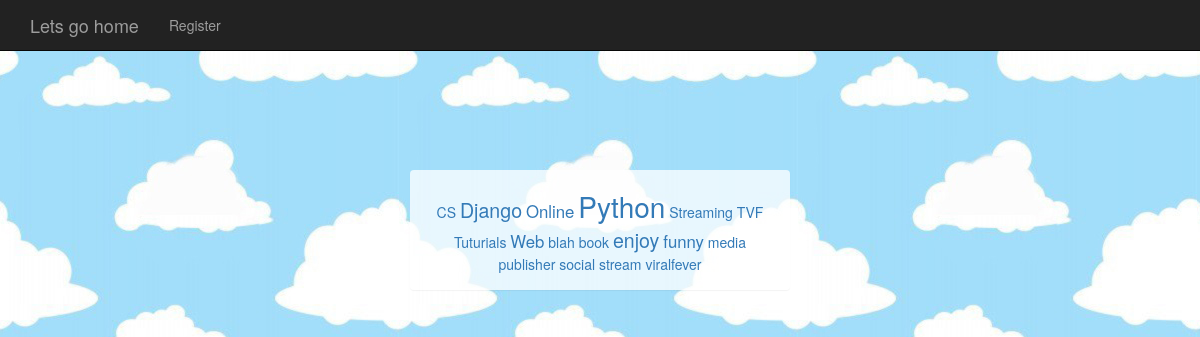
The app's page /tag/ with its own data.
### bookmarks/models.py (models this page shows, shortened)
class Tag(models.Model):
	name=models.CharField(max_length=64,unique=True)
	bookmarks=models.ManyToManyField(Bookmark)

### bookmarks/views.py (the view)
# urls.py: url(r'^tag/$',tag_cloud_page),
def tag_cloud_page(request):
	MAX_WEIGHT=5
	tags=Tag.objects.order_by('name')
	min_count = max_count = tags[0].bookmarks.count()
	for tag in tags:
		tag.count =tag.bookmarks.count()
		if tag.count<min_count:
			min_count=tag.count
		if max_count < tag.count:
			max_count =tag.count
	ranges=float(max_count-min_count)
	if ranges==0.0:
		ranges=1.0
	for tag in tags:
		tag.weight=int(
			MAX_WEIGHT*(tag.count-min_count)/ranges
			)
	variables = RequestContext(request,
		{
		'tags':tags
		})
	return render_to_response('tag_cloud_page.html',variables)

### django_bookmarks/templates/tag_cloud_page.html (shortened to what this page needs)
{% extends "base.html" %}
   {% block content %}
    <div class="row vertical-offset-100">
                        <div class="col-md-4 col-md-offset-4">
                            <div class="panel panel-default">
                                <div class="panel-body">
                                  <center>
                                     {% for tag in tags %}
                                       <a href="/tag/{{ tag.name|urlencode }}/"
                                       class="tag-cloud-{{ tag.weight }}">
                                         {{ tag.name|escape }}</a>
                                    {% endfor %}
                                   </center>
                                </div>
                            </div>
                        </div>
                </div>
   {% endblock %}

### django_bookmarks/templates/base.html (shortened to what this page needs)
{% load staticfiles %}
<!DOCTYPE html>
<html lang="en">
<head>
    <link rel="stylesheet" href="{% static 'bootstrap.min.css' %}" type="text/css">
    <link rel="stylesheet" href="{% static 'parallax.css' %}" type="text/css">
    <link rel="stylesheet" href="{% static 'portfolio-item.css' %}">
    <link rel="stylesheet" href="{% static 'style.css' %}">
</head>
        <body>
            <nav class="navbar navbar-inverse navbar-fixed-top" role="navigation">
                <div class="container">
                    <div class="navbar-header">
                        <a class="navbar-brand" href="/">Lets go home</a>
                    </div>
                    <div class="collapse navbar-collapse" id="bs-example-navbar-collapse-1">
                        <ul class="nav navbar-nav">
                          {% if user.is_authenticated %}
                            <li>
                                <a href="/user/{{ user.username }}"/>{{user.username}}</a>
                            </li>
                            <li>
                                <a href="/save/">Submit </a>
                            </li>
                            <li>
                                <a href="/tag">Tag Cloud</a>
                            </li>
                            <li>
                                <a href="/logout">Logout</a>
                            </li>
                          {% else %}
                            <li>
                                <a href="/register/">Register</a>
                            </li>
                            {% endif %}
                        </ul>
                    </div>
                </div>
            </nav>
                    {% block content %}{% endblock %}
        </body>

### site_media/parallax.css (style rules this page uses)
body { background-color: #444; background: url(tarunb.jpg); }
.vertical-offset-100 { padding-top: 100px; }
.panel { margin-bottom: 20px; background-color: rgba(255, 255, 255, 0.75); border: 1px solid transparent; border-radius: 4px; -webkit-box-shadow: 0 1px 1px rgba(0, 0, 0, .05); box-shadow: 0 1px 1px rgba(0, 0, 0, .05); }

### site_media/portfolio-item.css (style rules this page uses)
body { padding-top: 70px; }

### site_media/style.css (style rules this page uses)
.tag-cloud-0 { font-size: 100%; }
.tag-cloud-1 { font-size: 120%; }
.tag-cloud-2 { font-size: 140%; }
.tag-cloud-5 { font-size: 200%; }

### records on screen
Tag: name "CS"
Tag: name "Django"
Tag: name "Online"
Tag: name "Python"
Tag: name "Streaming"
Tag: name "TVF"
Tag: name "Tuturials"
Tag: name "Web"
Tag: name "blah"
Tag: name "book"
Tag: name "enjoy"
Tag: name "funny"
Tag: name "media"
Tag: name "publisher"
Tag: name "social"
Tag: name "stream"
Tag: name "viralfever"
